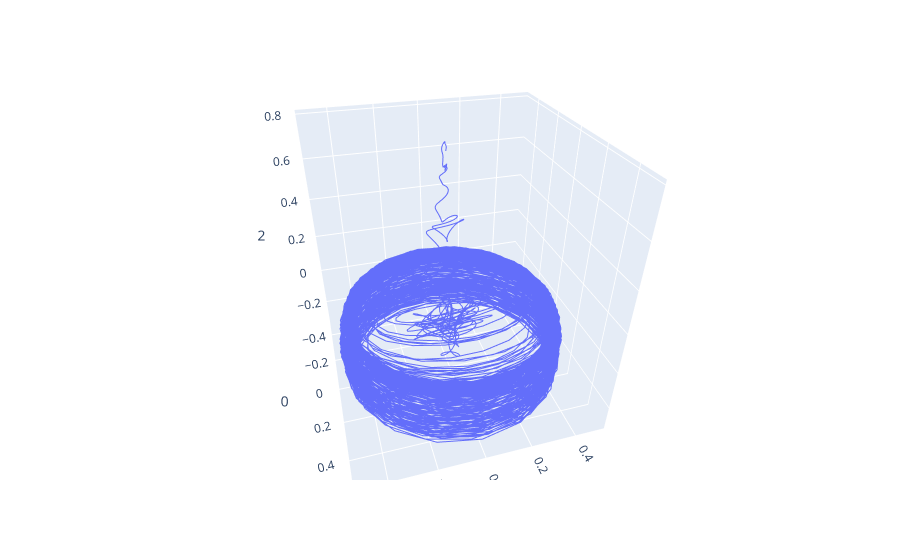
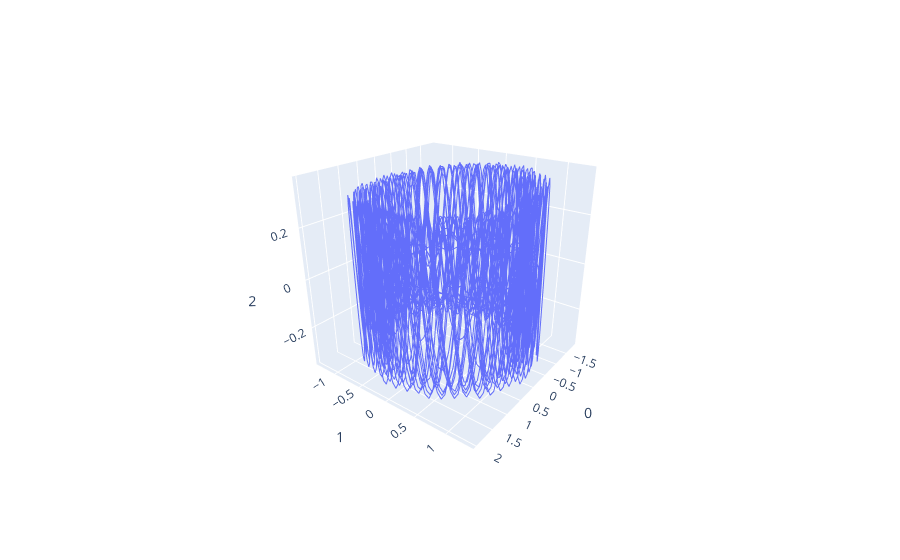

Notebook source saved alongside these figures, in order:
### Code cell
G = 9.8  # acceleration due to gravity, in m/s^2
L1 = 1.0  # length of pendulum 1 in m
L2 = 0.1  # length of pendulum 2 in m
L = L1 + L2  # maximal length of the combined pendulum
M1 = 1.0  # mass of pendulum 1 in kg
M2 = 1.0  # mass of pendulum 2 in kg
t_stop = 50  # how many seconds to simulate
# history_len = 500  # how many trajectory points to display


def derivs(t, state):
    dydx = np.zeros_like(state)

    dydx[0] = state[1]

    delta = state[2] - state[0]
    den1 = (M1+M2) * L1 - M2 * L1 * cos(delta) * cos(delta)
    dydx[1] = ((M2 * L1 * state[1] * state[1] * sin(delta) * cos(delta)
                + M2 * G * sin(state[2]) * cos(delta)
                + M2 * L2 * state[3] * state[3] * sin(delta)
                - (M1+M2) * G * sin(state[0]))
               / den1)

    dydx[2] = state[3]

    den2 = (L2/L1) * den1
    dydx[3] = ((- M2 * L2 * state[3] * state[3] * sin(delta) * cos(delta)
                + (M1+M2) * G * sin(state[0]) * cos(delta)
                - (M1+M2) * L1 * state[1] * state[1] * sin(delta)
                - (M1+M2) * G * sin(state[2]))
               / den2)

    return dydx

# create a time array from 0..t_stop sampled at 0.02 second steps
dt = 0.01
t = np.arange(0, t_stop, dt)

# th1 and th2 are the initial angles (degrees)
# w10 and w20 are the initial angular velocities (degrees per second)
th1 = 10.0
w1 = 0.0
th2 = 0.0
w2 = 0.0

# initial state
state = np.radians([th1, w1, th2, w2])

# integrate the ODE using Euler's method
y = np.empty((len(t), 4))
y[0] = state
for i in range(1, len(t)):
    y[i] = y[i - 1] + derivs(t[i - 1], y[i - 1]) * dt

# A more accurate estimate could be obtained e.g. using scipy:
#
#   y = scipy.integrate.solve_ivp(derivs, t[[0, -1]], state, t_eval=t).y.T

x1 = L1*sin(y[:, 0])
y1 = -L1*cos(y[:, 0])

x2 = L2*sin(y[:, 2]) + x1
y2 = -L2*cos(y[:, 2]) + y1

s = PCA(4).fit_transform(delay_embedding_matrix(y2,50)) 
# visuals.plot_phase_trajectory(s, rotation=(30, 20, 10))
# # plt.plot(x1)|
fig = px.line_3d(pd.DataFrame(s), x=0, y=1, z=2)
# fig.update_traces(marker=dict(size=2))
fig.show()

s = PCA(4).fit_transform(delay_embedding_matrix(x2,70)) 
# visuals.plot_phase_trajectory(s, rotation=(30, 20, 10))
# # plt.plot(x1)|
fig = px.line_3d(pd.DataFrame(s), x=0, y=1, z=2)
# fig.update_traces(marker=dict(size=2))
fig.show()

### Figure 1 — Plotly figure (JSON) as saved in the notebook; plotly's stock layout.template omitted (floating-point values rounded to 4 significant figures; data arrays with more than 128 entries replaced by an {"elided": "..."} marker saying what was removed)
{"data": [{"hovertemplate": "0=%{x}<br>1=%{y}<br>2=%{z}<extra></extra>", "legendgroup": "", "line": {"color": "#636efa", "dash": "solid"}, "mode": "lines", "name": "", "scene": "scene", "showlegend": false, "type": "scatter3d", "x": {"elided": "4951 float values"}, "y": {"elided": "4951 float values"}, "z": {"elided": "4951 float values"}}], "layout": {"autosize": true, "legend": {"tracegroupgap": 0}, "margin": {"t": 60}, "scene": {"aspectmode": "auto", "aspectratio": {"x": 0.9754, "y": 0.9779, "z": 1.048}, "camera": {"center": {"x": 0, "y": 0, "z": 0}, "eye": {"x": 1.587, "y": -0.4535, "z": 1.094}, "projection": {"type": "perspective"}, "up": {"x": 0, "y": 0, "z": 1}}, "domain": {"x": [0, 1], "y": [0, 1]}, "xaxis": {"title": {"text": "0"}, "type": "linear"}, "yaxis": {"title": {"text": "1"}, "type": "linear"}, "zaxis": {"title": {"text": "2"}, "type": "linear"}}}}

### Figure 2 — Plotly figure (JSON) as saved in the notebook; plotly's stock layout.template omitted (floating-point values rounded to 4 significant figures; data arrays with more than 128 entries replaced by an {"elided": "..."} marker saying what was removed)
{"data": [{"hovertemplate": "0=%{x}<br>1=%{y}<br>2=%{z}<extra></extra>", "legendgroup": "", "line": {"color": "#636efa", "dash": "solid"}, "mode": "lines", "name": "", "scene": "scene", "showlegend": false, "type": "scatter3d", "x": {"elided": "4931 float values"}, "y": {"elided": "4931 float values"}, "z": {"elided": "4931 float values"}}], "layout": {"autosize": true, "legend": {"tracegroupgap": 0}, "margin": {"t": 60}, "scene": {"aspectmode": "auto", "aspectratio": {"x": 1, "y": 1, "z": 1}, "camera": {"center": {"x": 0, "y": 0, "z": 0}, "eye": {"x": 1.843, "y": 1.393, "z": 1.062}, "projection": {"type": "perspective"}, "up": {"x": 0, "y": 0, "z": 1}}, "domain": {"x": [0, 1], "y": [0, 1]}, "xaxis": {"title": {"text": "0"}, "type": "linear"}, "yaxis": {"title": {"text": "1"}, "type": "linear"}, "zaxis": {"title": {"text": "2"}, "type": "linear"}}}}
